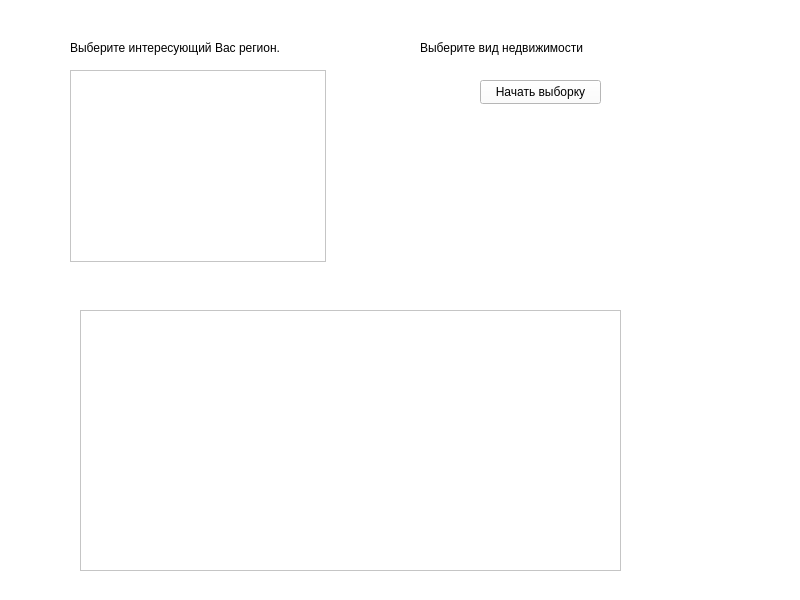
<?xml version="1.0" encoding="UTF-8"?>
<ui version="4.0">
 <class>MainWindow</class>
 <widget class="QMainWindow" name="MainWindow">
  <property name="geometry">
   <rect>
    <x>0</x>
    <y>0</y>
    <width>800</width>
    <height>600</height>
   </rect>
  </property>
  <property name="windowTitle">
   <string>Avito автоматизация.</string>
  </property>
  <property name="styleSheet">
   <string notr="true">background-color: #ffffff;
font: 10pt &quot;Verdana&quot;;</string>
  </property>
  <widget class="QWidget" name="centralwidget">
   <widget class="QLabel" name="label">
    <property name="geometry">
     <rect>
      <x>70</x>
      <y>40</y>
      <width>251</width>
      <height>16</height>
     </rect>
    </property>
    <property name="cursor">
     <cursorShape>ArrowCursor</cursorShape>
    </property>
    <property name="autoFillBackground">
     <bool>false</bool>
    </property>
    <property name="text">
     <string>Выберите интересующий Вас регион.</string>
    </property>
   </widget>
   <widget class="QLabel" name="label_2">
    <property name="geometry">
     <rect>
      <x>420</x>
      <y>40</y>
      <width>241</width>
      <height>16</height>
     </rect>
    </property>
    <property name="text">
     <string>Выберите вид недвижимости</string>
    </property>
   </widget>
   <widget class="QTextEdit" name="outputField">
    <property name="geometry">
     <rect>
      <x>80</x>
      <y>310</y>
      <width>541</width>
      <height>261</height>
     </rect>
    </property>
   </widget>
   <widget class="QPushButton" name="parseButton">
    <property name="geometry">
     <rect>
      <x>480</x>
      <y>80</y>
      <width>121</width>
      <height>24</height>
     </rect>
    </property>
    <property name="text">
     <string>Начать выборку</string>
    </property>
   </widget>
   <widget class="QListWidget" name="cityList">
    <property name="geometry">
     <rect>
      <x>70</x>
      <y>70</y>
      <width>256</width>
      <height>192</height>
     </rect>
    </property>
   </widget>
  </widget>
  <widget class="QStatusBar" name="statusbar"/>
 </widget>
 <resources/>
 <connections/>
</ui>
